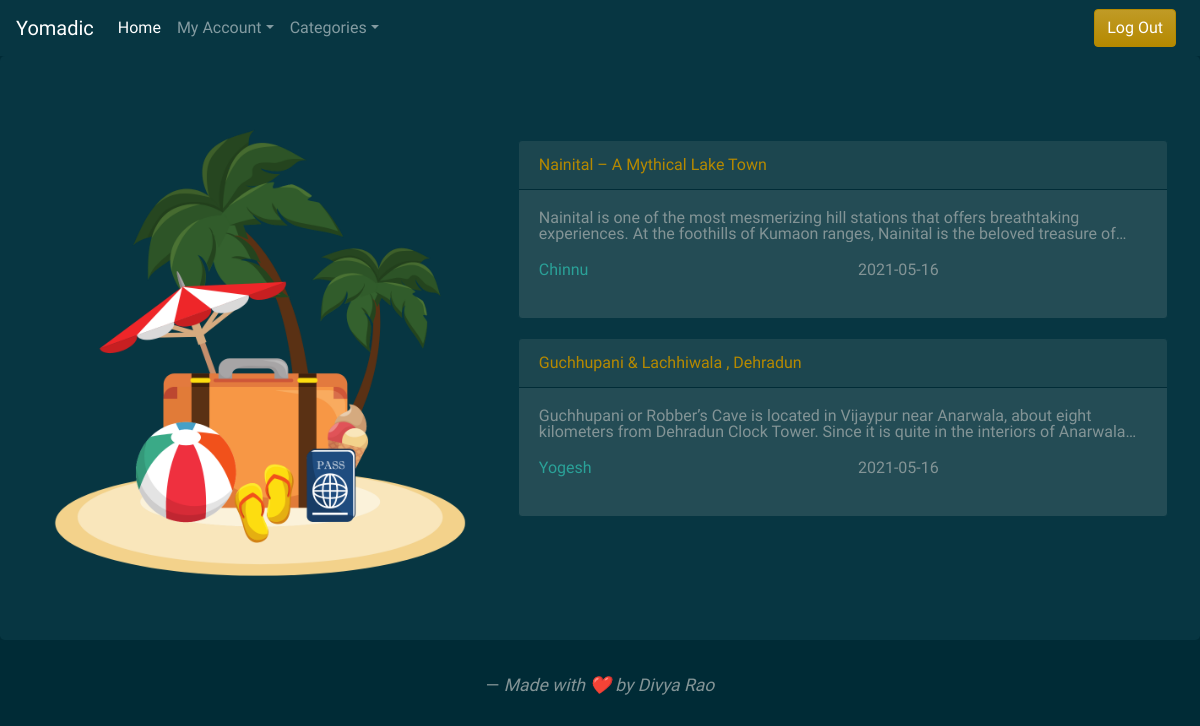
Page /Travel (signed in) on the earlier database version.
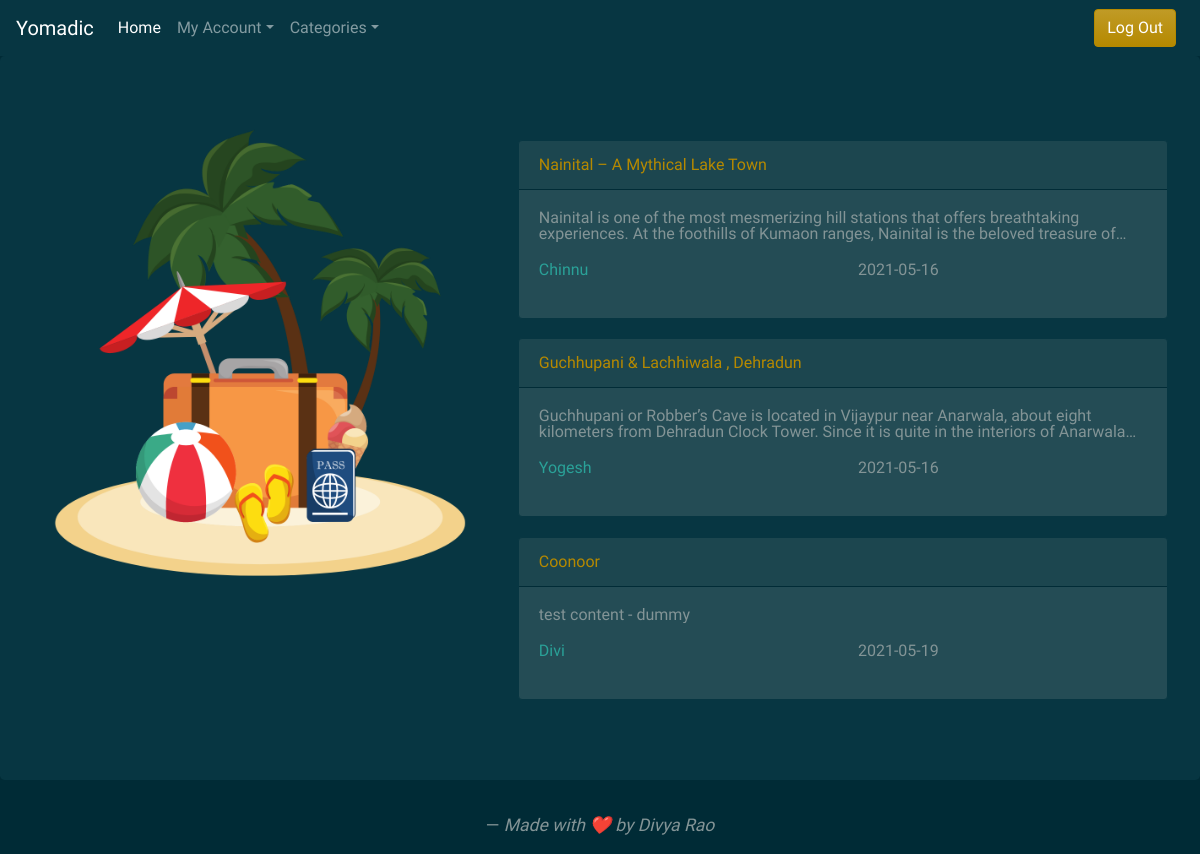
Same page on the later database version.
### flaskapp/models.py (models this page shows, shortened)
class Post(db.Model):
    id = db.Column(db.Integer, primary_key=True)
    title = db.Column(db.String(100), nullable=False)
    date_posted = db.Column(db.DateTime, nullable=False, default=datetime.utcnow)
    content = db.Column(db.Text, nullable=False)
    category = db.Column(db.String(200),nullable=False )
    user_id = db.Column(db.Integer, db.ForeignKey('user.id'), nullable=False)

class User(db.Model , UserMixin):
    id = db.Column(db.Integer, primary_key=True)
    username = db.Column(db.String(20), unique=True, nullable=False)
    email = db.Column(db.String(120), unique=True, nullable=False)
    image_file = db.Column(db.String(20), nullable=False, default='default.png')
    password = db.Column(db.String(60), nullable=False)
    posts = db.relationship('Post', backref='author', lazy=True)

### flaskapp/routes.py (the view)
@app.route("/Travel" ,  methods=['GET'])
@login_required
def Travel():
    posts = Post.query.filter_by(category = 'Travel')
    image_file = url_for('static', filename='/assets/' + '7.png')
    return render_template('myPosts.html' , posts=posts ,image_file = image_file)

### flaskapp/models.py (called while the page is built)
@login_manager.user_loader
def load_user(user_id):
    return User.query.get(int(user_id))

### flaskapp/templates/myPosts.html
{% extends "layout.html" %} {% block content %}
<div class="jumbotron">
    <div class="row">
        <div class="col-lg-5">
            <img src="{{ image_file }}" class="img-responsive" style="width:100%">
        </div>
        <div class="col-lg-7">
            {% for post in posts %}
            <div class="card border-dark mb-3" style="max-width: 50rem; margin-top:3%">
                <a class="card-header text-primary" href="{{ url_for('post', post_id=post.id) }}">{{ post.title }}</a>
                <div class="card-body">
                    <p class="card-text" style=" word-break: break-word;
                overflow: hidden;
                text-overflow: ellipsis;
                display: -webkit-box;
                line-height: 16px; /* fallback */
                max-height: 32px; /* fallback */
                -webkit-line-clamp: 2; /* number of lines to show */
                -webkit-box-orient: vertical;">{{ post.content }}</p>
                    <div class="row">
                        <div class="col">
                            <p class="text-success">{{ post.author.username }}</p>
                        </div>
                        <div class="col">
                            <p>{{ post.date_posted.strftime('%Y-%m-%d') }}</p>
                        </div>
                    </div>
                </div>
            </div>
            {% endfor %}
        </div>
    </div>
</div>
{% endblock content %}

Differences in the rows shown:
added Post: title "Coonoor", content "test content - dummy", author.username "Divi", date_posted "2021-05-19"
